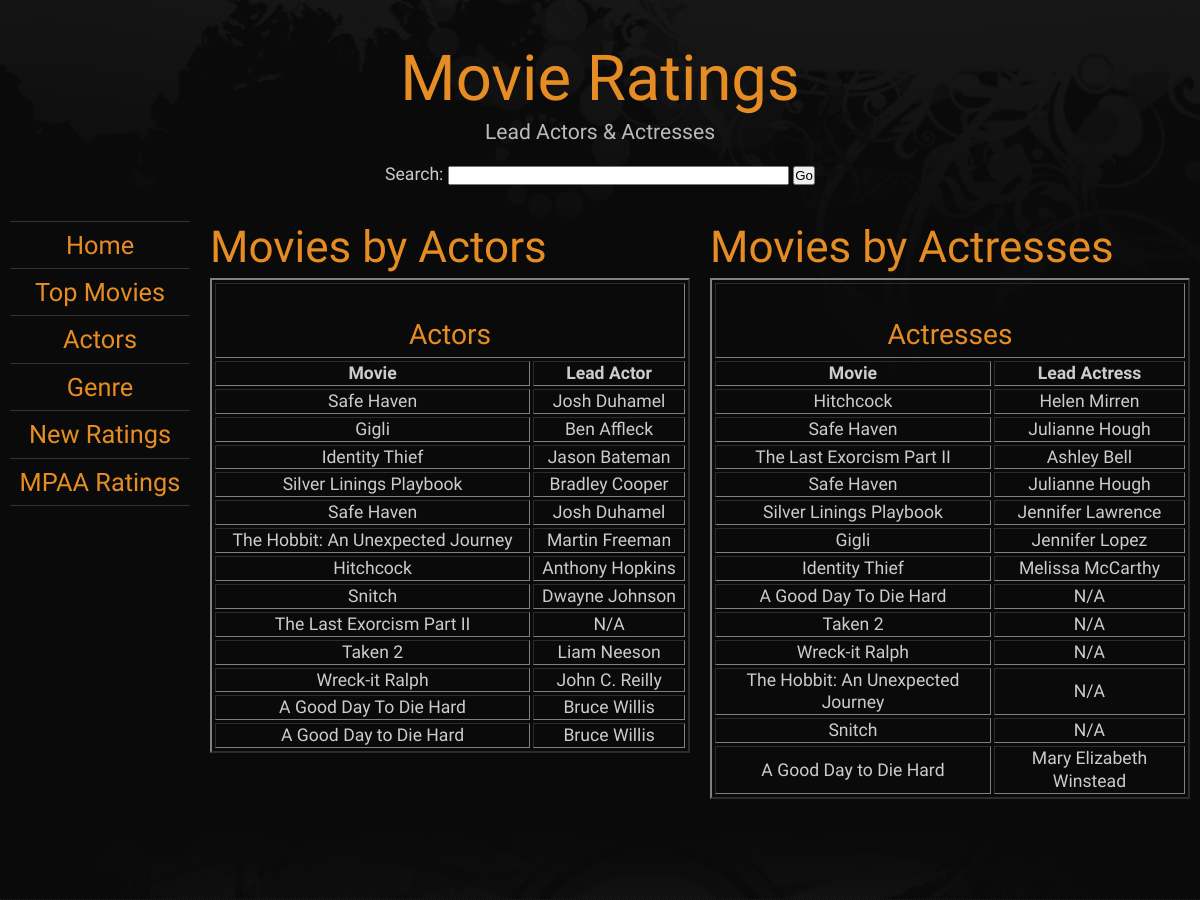
The page /freestyle/actors.php on the database as committed earlier.
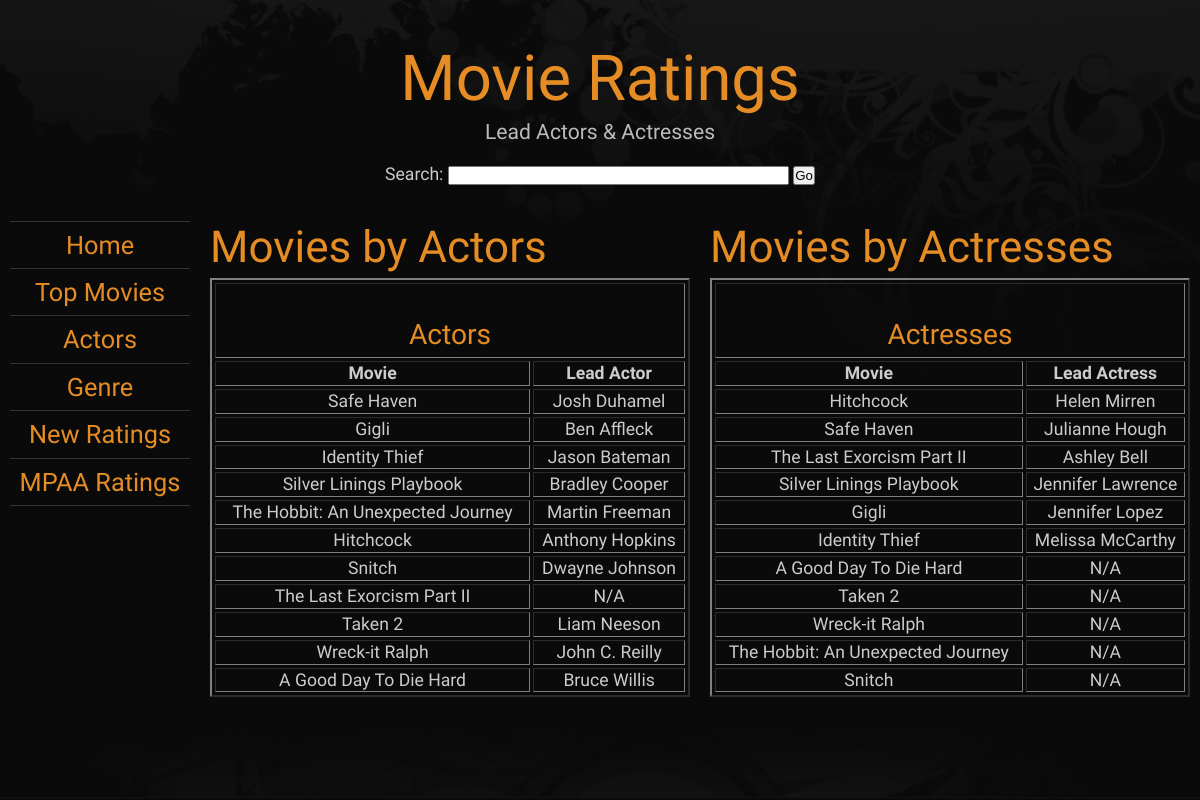
The same page on the database as committed later.
### tables this page shows
CREATE TABLE IF NOT EXISTS `movie` (
  `id` int(11) NOT NULL AUTO_INCREMENT,
  `movie_title` varchar(50) NOT NULL,
  `genre` varchar(20) NOT NULL,
  `lead_actor` varchar(50) NOT NULL,
  `lead_actress` varchar(50) NOT NULL,
  `MPAA` varchar(5) NOT NULL,
  `run_time` int(11) NOT NULL,
  PRIMARY KEY (`id`)
);

### freestyle/actors.php (the view, shortened to what this page needs)
<!DOCTYPE html PUBLIC "-//W3C//DTD XHTML 1.0 Strict//EN" "http://www.w3.org/TR/xhtml1/DTD/xhtml1-strict.dtd">
<html xmlns="http://www.w3.org/1999/xhtml" lang="en" xml:lang="en">
<head>
	<link rel="stylesheet" type="text/css" href="freestyle.css" title="The Grid" media="all" />
</head>
<body class="wider orange">
<div id="layout">
	<div id="header" class="row">
		<div class="col c12 aligncenter">
			<h1><a class="red" href="index.php">Movie Ratings</a></h1>
			<form method="post" action="actorsResults.php">
			<p class="slogan">Lead Actors & Actresses</p>
		<label for="search">Search:</label>
		<input type="text" id="search" name="search" size="40" </p>
		<input type="submit" value="Go" name="submit" /></p>
		</div>
	</div>
	<div class="row">
		<div class="col c2">
			<ul class="menu">
				<li><a href="index.php">Home</a></li>
				<li><a href="topmovies.php">Top Movies</a></li>
				<li><a href="actors.php">Actors</a></li>
				<li><a href="genre.php">Genre</a></li>
				<li><a href="ratings.php">New Ratings</a></li>
				<li><a href="mpaa.php">MPAA Ratings</a></li>
			</ul>
		</div>
		<div class="col c5 alignjustify">
			<h2>Movies by Actors</h2>
			<TABLE  BORDER="2" align="center" width="100%" cellpadding="4" cellspacing="3">
   				<TR align="center">
      				<TH COLSPAN="2">
         				<H3><BR>Actors</H3>
      				</TH>
   				</TR>
      				<TH align="center">Movie</TH>
      				<TH align="center">Lead Actor</TH>
                <?php
                include "db_connect.php";
				$query = "SELECT movie_title, lead_actor FROM movie ORDER BY REVERSE(SUBSTRING_INDEX(REVERSE(lead_actor),' ',1))";
				$result = mysqli_query($db, $query);
				while($row = mysqli_fetch_array($result)) {
					$movie = $row['movie_title'];
  					$actor = $row['lead_actor'];
					echo "<TR align=\"center\">";
					echo "<TD>".$movie."</TD>";
					echo "<TD>".$actor."</TD>";
					echo "</TR>";
				}
                ?>
			</TABLE>
			</div>
		<div class="col c5 alignjustify">
			<h2>Movies by Actresses</h2>
			<TABLE  BORDER="2" align="center" width="100%" cellpadding="4" cellspacing="3">
   				<TR align="center">
      				<TH COLSPAN="2">
         				<H3><BR>Actresses</H3>
      				</TH>
   				</TR>
      				<TH align="center">Movie</TH>
      				<TH align="center">Lead Actress</TH>
                <?php
                include "db_connect.php";
				$query = "SELECT movie_title, lead_actress FROM movie ORDER BY REVERSE(SUBSTRING_INDEX(REVERSE(lead_actress),' ',1))";
               	$result = mysqli_query($db, $query);
				while($row = mysqli_fetch_array($result)) {
					$movie = $row['movie_title'];
  					$actress = $row['lead_actress'];
					echo "<TR align=\"center\">";
					echo "<TD>".$movie."</TD>";
					echo "<TD>".$actress."</TD>";
					echo "</TR>";
				}
                ?>
			</TABLE>
		</div>
	</div>
	<div class="row separator">
	</div>
</div>
</body>
</html>

Rows that differ between the two databases and show on the page:
removed movie: movie_title "Safe Haven", lead_actor "Josh Duhamel", lead_actress "Julianne Hough"
removed movie: movie_title "A Good Day to Die Hard", lead_actor "Bruce Willis", lead_actress "Mary Elizabeth Winstead"
